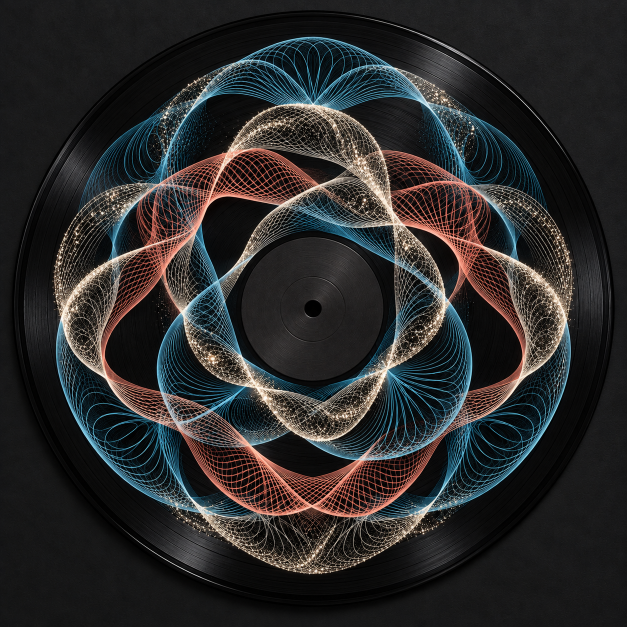
#> input picture resonance-standalone/qa/renders/approved-repetition-reference.png, 1254 x 1254 px (shown at 1/2 size)
$ python trace-visible.py
#> lines starting #> are read from the running program, lines starting #| are printed output that depends on the picture; after the words box and inside, x2 and y2 are one past the last pixel; in counts of white or black regions, pixels touching at a corner belong together
"""Extract open blue pixel chains. Never choose a continuation at a junction.

No gap filling, spline fitting or closure. Results are local pixel evidence only.
Requires numpy and Pillow; output is reproducible from the approved reference.
"""
import hashlib
import json
from pathlib import Path
import numpy as np
from PIL import Image

BASE = Path(__file__).resolve().parent
SOURCE = BASE.parents[1] / 'renders/approved-repetition-reference.png'
EXPECTED = 'be889493982f41b186426f42266b8107bdaa8b1c072f943fb0232502edc32e4b'


def thin(mask):
    """Zhang–Suen thinning; foreground is only removed, never added."""
    a = np.pad(mask.astype(np.uint8), 1)
    while True:
        changed = False
        for phase in (0, 1):
            p = [a[:-2,1:-1], a[:-2,2:], a[1:-1,2:], a[2:,2:],
                 a[2:,1:-1], a[2:,:-2], a[1:-1,:-2], a[:-2,:-2]]
            count = sum(p)
            transitions = sum(((p[i] == 0) & (p[(i+1)%8] == 1)).astype(np.uint8) for i in range(8))
            if phase == 0:
                corner = (p[0]*p[2]*p[4] == 0) & (p[2]*p[4]*p[6] == 0)
            else:
                corner = (p[0]*p[2]*p[6] == 0) & (p[0]*p[4]*p[6] == 0)
            remove = (a[1:-1,1:-1] == 1) & (count >= 2) & (count <= 6) & (transitions == 1) & corner
            changed |= bool(remove.any())
            a[1:-1,1:-1][remove] = 0
        if not changed:
            return a[1:-1,1:-1].astype(bool)


def extract(rgb, threshold, min_points=25):
    r, g, b = rgb.astype(float).transpose(2,0,1)
    mask = (b-r > threshold) & (g-r > 20) & (b > 90)
    skeleton = thin(mask)
    points = set(map(tuple, np.argwhere(skeleton)))

    def neighbors(p):
        y, x = p
        result = []
        for dy, dx in ((-1,0),(1,0),(0,-1),(0,1),(-1,-1),(-1,1),(1,-1),(1,1)):
            q = (y+dy,x+dx)
            # A diagonal across an occupied orthogonal corner is redundant.
            if q in points and not (dy and dx and ((y+dy,x) in points or (y,x+dx) in points)):
                result.append(q)
        return sorted(result)

    graph = {p: neighbors(p) for p in sorted(points)}
    visited = set()
    chains = []
    for start in sorted(graph):
        if len(graph[start]) == 2:
            continue
        for nxt in graph[start]:
            edge = tuple(sorted((start,nxt)))
            if edge in visited:
                continue
            visited.add(edge)
            chain = [start,nxt]
            previous, current = start,nxt
            while len(graph[current]) == 2:
                follow = next(q for q in graph[current] if q != previous)
                edge = tuple(sorted((current,follow)))
                if edge in visited:
                    break
                visited.add(edge)
                chain.append(follow)
                previous,current = current,follow
            if len(chain) >= min_points and all(2 < y < rgb.shape[0]-3 and 2 < x < rgb.shape[1]-3 for y,x in chain):
                chains.append({'points': [[int(x)+450,int(y)+65] for y,x in chain],
                               'endpointDegrees': [len(graph[start]),len(graph[current])],
                               'lengthPx': round(sum(np.hypot(b[0]-a[0],b[1]-a[1]) for a,b in zip(chain,chain[1:])),2)})
    chains.sort(key=lambda c:(-c['lengthPx'],c['points'][0]))
    return chains


def main():
    digest = hashlib.sha256(SOURCE.read_bytes()).hexdigest()
    assert digest == EXPECTED, 'Reference changed; stop before tracing'
    rgb = np.array(Image.open(SOURCE).convert('RGB'))[65:225,450:800]
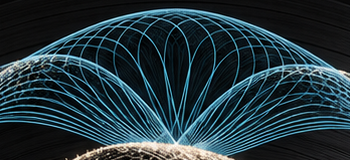
#> rgb: shape (160, 350, 3); mean R, G, B 34, 53, 60.4
    traces = extract(rgb,30)
#> in extract, `r, g, b = rgb.astype(float).transpose(2,0,1)`:
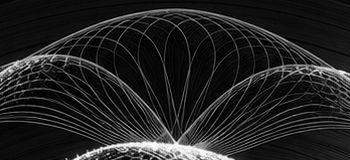
#> r: shape (160, 350) float64; min 0, max 255, mean 34
#> in extract, `r, g, b = rgb.astype(float).transpose(2,0,1)`:
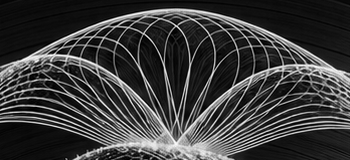
#> b: shape (160, 350) float64; min 0, max 255, mean 60.4
#> in extract, `mask = (b-r > threshold) & (g-r > 20) & (b > 90)`:
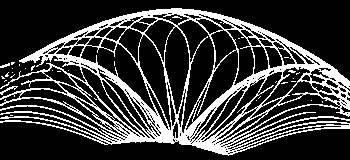
#> mask: shape (160, 350) bool; 23.2% white; 37 white regions (34 under 20 px), largest, box (x1, y1, x2, y2) and area: (0, 8, 350, 156) 12788, (0, 86, 18, 95) 42, (0, 63, 10, 68) 26
#> in thin, `a = np.pad(mask.astype(np.uint8), 1)`: a: shape (162, 352); values 0 (black) and 1 (white), 22.8% white; 37 white regions (34 under 20 px), largest, box (x1, y1, x2, y2) and area: (1, 9, 351, 157) 12788, (1, 87, 19, 96) 42, (1, 64, 11, 69) 26
#> after the loop in thin, `while True:`: a: shape (162, 352); values 0 (black) and 1 (white), 12.2% white in thin lines or dots, all inside (x1, y1, x2, y2) = (2, 11, 351, 156)
#> in extract, `skeleton = thin(mask)`: skeleton: shape (160, 350) bool; 12.5% white in thin lines or dots
#> in extract, `points = set(map(tuple, np.argwhere(skeleton)))`: points = 6978 items
#> after the loop in neighbors, `for dy, dx in ((-1,0),(1,0),(0,-1),(0,1),(-1,-1),(-1,1),(1,-1),(1,1)):`: result = [(11, 167), (10, 168)]
#> the loop in neighbors (call 2), `for dy, dx in ((-1,0),(1,0),(0,-1),(0,1),(-1,-1),(-1,1),(1,-1),(1,1)):` made 8 passes
#> q on passes 1 to 8: (9, 168), (11, 168), (10, 167), (10, 169), (9, 167), (9, 169), (11, 167), (11, 169)
#> in extract, `graph = {p: neighbors(p) for p in sorted(points)}`: graph = 6978 items
#> the loop in extract, `for start in sorted(graph):` made 6978 passes
#> after the loop in extract, `for start in sorted(graph):`: chains = 47 items; visited = 7344 items
#> traces = 47 items
    assert traces == extract(rgb,30), 'Non-deterministic extraction'
#> the loop in extract (call 2), `for start in sorted(graph):` made 6978 passes
    report = {'sourceSHA256':digest, 'roi':[450,65,800,225],
              'method':'blue mask, topology-preserving thinning, stop at every graph junction/end',
              'status':'open pixel chains only; no same-filament claim across crossings',
              'gapFilling':False, 'closedPathInference':False,
              'thresholdSensitivity': {str(t):len(extract(rgb,t)) for t in (25,30,35)},
              'traces':traces}
#> in extract (call 3), `mask = (b-r > threshold) & (g-r > 20) & (b > 90)`: mask: shape (160, 350) bool; 23.4% white; 34 white regions (31 under 20 px), largest, box (x1, y1, x2, y2) and area: (0, 8, 350, 156) 12879, (0, 86, 18, 95) 42, (0, 62, 15, 68) 38
#> in thin (call 3), `a = np.pad(mask.astype(np.uint8), 1)`: a: shape (162, 352); values 0 (black) and 1 (white), 22.9% white; 34 white regions (31 under 20 px), largest, box (x1, y1, x2, y2) and area: (1, 9, 351, 157) 12879, (1, 87, 19, 96) 42, (1, 63, 16, 69) 38
#> after the loop in thin (call 3), `while True:`:
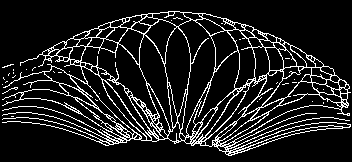
#> a: shape (162, 352); values 0 (black) and 1 (white), 12.3% white in thin lines or dots, all inside (x1, y1, x2, y2) = (2, 11, 351, 156)
#> in extract (call 3), `skeleton = thin(mask)`: skeleton: shape (160, 350) bool; 12.5% white in thin lines or dots
#> in extract (call 5), `mask = (b-r > threshold) & (g-r > 20) & (b > 90)`: mask: shape (160, 350) bool; 23% white; 37 white regions (34 under 20 px), largest, box (x1, y1, x2, y2) and area: (0, 8, 350, 156) 12687, (0, 86, 18, 95) 41, (0, 64, 10, 68) 20
#> in thin (call 5), `a = np.pad(mask.astype(np.uint8), 1)`: a: shape (162, 352); values 0 (black) and 1 (white), 22.6% white; 37 white regions (34 under 20 px), largest, box (x1, y1, x2, y2) and area: (1, 9, 351, 157) 12687, (1, 87, 19, 96) 41, (1, 65, 11, 69) 20
#> after the loop in thin (call 5), `while True:`:
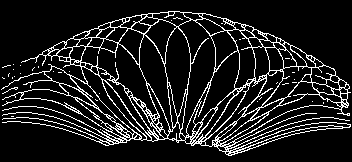
#> a: shape (162, 352); values 0 (black) and 1 (white), 12.2% white in thin lines or dots, all inside (x1, y1, x2, y2) = (1, 11, 351, 156)
#> in extract (call 5), `skeleton = thin(mask)`:
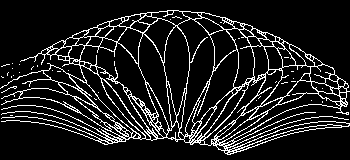
#> skeleton: shape (160, 350) bool; 12.4% white in thin lines or dots
#> in extract (call 5), `points = set(map(tuple, np.argwhere(skeleton)))`: points = 6943 items
#> the loop in extract (call 5), `for start in sorted(graph):` made 6943 passes
#> after the loop in extract (call 5), `for start in sorted(graph):`: chains = 46 items; visited = 7307 items
    out = BASE.parents[2] / 'public/visible-blue-traces.json'
    out.write_text(json.dumps(report,ensure_ascii=False,separators=(',',':'))+'\n')
    print(json.dumps({'traces':len(traces),'longest':traces[0], 'thresholdSensitivity':report['thresholdSensitivity']},ensure_ascii=False))
#> (printed output is left out)


if __name__ == '__main__':
    main()
